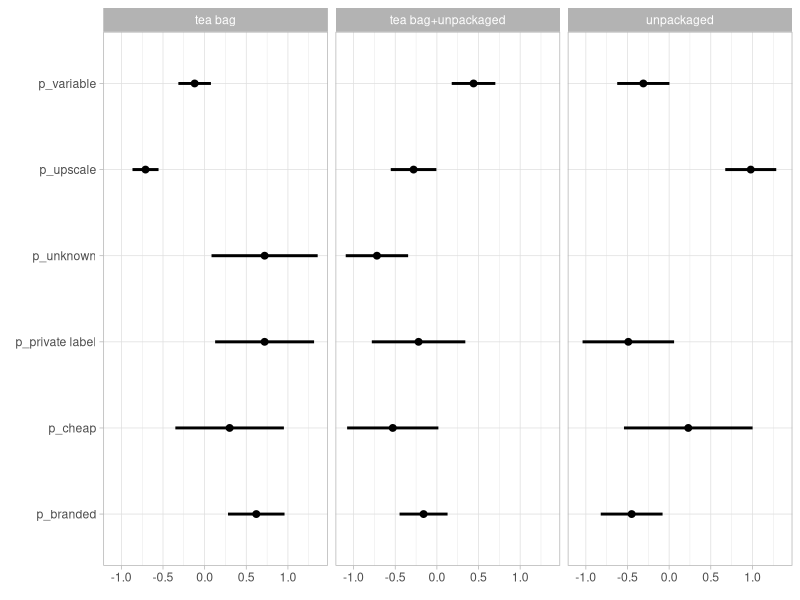

Generate this figure with R:
library(FactoMineR)
library(tidyverse)

data(tea)


tabla <- tea %>% 
  count(how, price) %>% 
  group_by(how) %>% 
  mutate(prop_price = (100 * n / sum(n))) %>% 
  group_by(price) %>% 
  mutate(prom_prop = mean(prop_price)) %>% 
  mutate(perfil = (prop_price / prom_prop - 1) %>% round(2))  


tabla_perfil <- tabla %>%   
  select(how, price, perfil) %>% 
  spread(how, perfil, fill = -1) 


#Segunda forma (solo como ejercicio, no examen)

#tabla2 <- tea %>% 
#  count(how, price) %>% 
#  group_by(how) %>% 
#  mutate(prop_price = (100 * n / sum(n))) %>% 
#  ungroup() %>% 
#  mutate(prom_prop = mean(prop_price)) %>% 
#  mutate(perfil = (prop_price / prom_prop - 1) %>% round(2)) 

#tabla_perfil2 <- tabla2 %>%   
#  select(how, price, perfil) %>% 
#  spread(how, perfil, fill = -1) 


# 1. Utiliza bootstrap para crear intervalos de confianza sobre los perfiles de la última tabla.

# función bootstrap
perfiles_boot <- function(x){
  m <- sample_n(x, size =  300 , replace = TRUE)
  tabla <- m %>% 
    count(how, price) %>% 
    group_by(how) %>% 
    mutate(prop_price = (100 * n / sum(n))) %>% 
    group_by(price) %>% 
    mutate(prom_prop = mean(prop_price)) %>% 
    mutate(perfil = (prop_price / prom_prop - 1) %>% round(2))
  tabla
}

# Repeticiones

perfiles_rep <- rerun(1000, perfiles_boot(tea)) %>% map_dfr(~.x)


# Error estandard

perfiles_se <- perfiles_rep %>% 
  group_by(how, price) %>% 
  summarise(se = sd(perfil))


# Intervalos

perfiles_int <- tabla %>% 
  left_join(perfiles_se) %>% 
  mutate(Int_inf = perfil+qnorm(0.025)*se, Int_sup = perfil+qnorm(0.975)*se)

ggplot(perfiles_int) +
  geom_segment(aes(y = price, yend = price, x = Int_inf, xend = Int_sup), size = 1) +
  geom_point(aes(x = perfil, y = price), size = 2) +
  facet_wrap(how~.) +
  labs(x = element_blank(),
       y = element_blank()) +
  theme_light()
